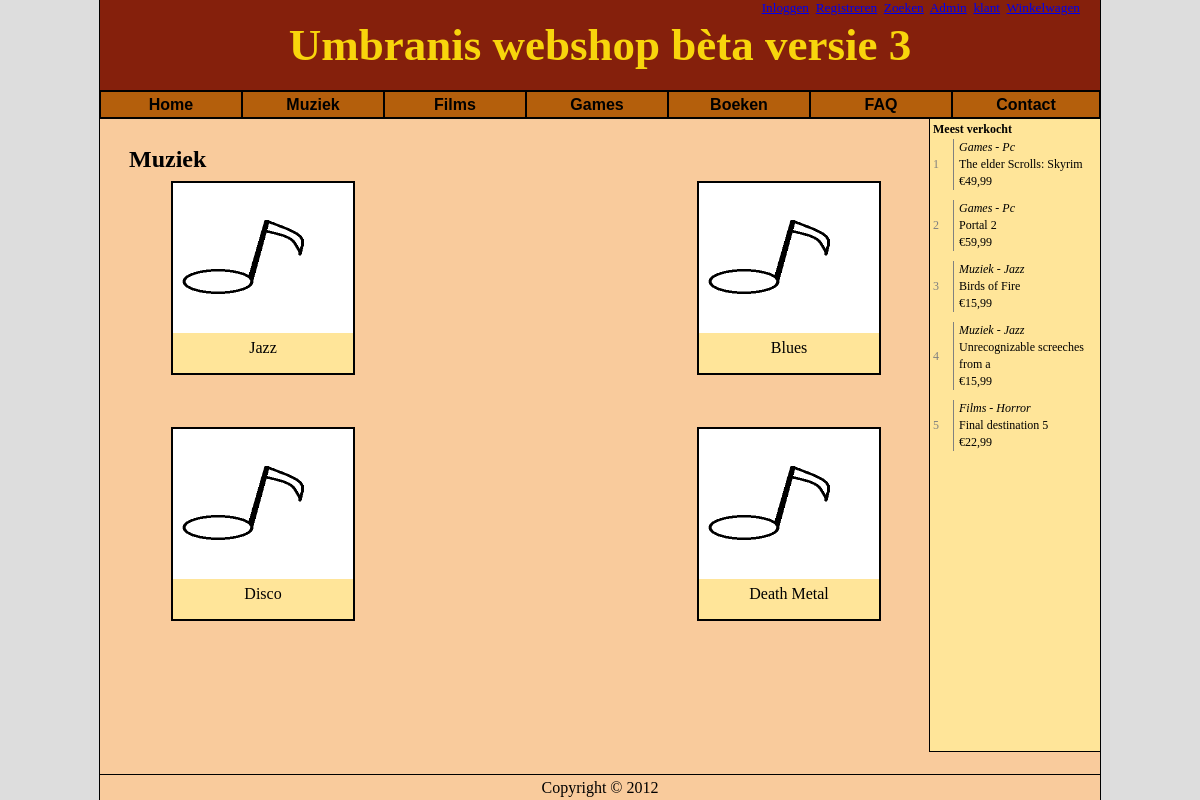
The app's page /v3.5/index.php?p=categorie&cat=1 with its own data.
### tables this page shows
CREATE TABLE IF NOT EXISTS `categories` (
  `cat_id` int(10) unsigned NOT NULL AUTO_INCREMENT,
  `parent_id` int(10) unsigned NOT NULL,
  `cat_name` varchar(32) NOT NULL,
  `image_path` varchar(32) NOT NULL,
  PRIMARY KEY (`cat_id`),
  UNIQUE KEY `cat_name` (`cat_name`)
);

CREATE TABLE IF NOT EXISTS `products` (
  `product_id` int(10) unsigned NOT NULL AUTO_INCREMENT,
  `cat_id` int(11) NOT NULL,
  `product_name` varchar(32) NOT NULL,
  `normal_price` double NOT NULL,
  `price` double NOT NULL,
  `stock` int(10) unsigned NOT NULL DEFAULT '0',
  `delivery_time` int(10) unsigned NOT NULL DEFAULT '0',
  `publisher` varchar(32) NOT NULL,
  `author` varchar(32) NOT NULL,
  `image_path` varchar(32) NOT NULL,
  `description` text NOT NULL,
  `EAN-code` varchar(16) NOT NULL,
  `date` timestamp NOT NULL DEFAULT CURRENT_TIMESTAMP,
  PRIMARY KEY (`product_id`),
  UNIQUE KEY `product_name` (`product_name`)
);

### v3.5/index.php (called while the page is built, shortened)
<?php
	include("MainController.class.php");
	include("BaseController.class.php");
	include("base/LoginboxController.class.php");
	include("base/MenuController.class.php");
	include("base/TopsalesController.class.php");
	include("base/FooterController.class.php");
	new MainController();
?>

### v3.5/BaseController.class.php (called while the page is built, shortened)
<?php
	class BaseController{
		public function price($double){
			return number_format($double, 2, ',', '.');
		}
	}
?>

### v3.5/base/MenuController.class.php (the view, shortened to what this page needs)
<?php
	class MenuController{
		private $cats;
		public function __construct(){
			$res = DB::$db->query("SELECT cat_id, parent_id, cat_name FROM categories");
			$this->cats = array();
			while($row = $res->fetch()){
				if($row['parent_id'] == "0"){
					$this->cats[$row['cat_id']] = $row;
				}else{
					$this->cats[$row['parent_id']]['subcats'][] = $row;
				}
			}
		}
		public function buildMenu(){
?>
<ul id="nav">
	<li>
		<a href="?p=home">Home</a>
	</li>
<?php
			foreach($this->cats as $category){
				echo "<li>";
				echo "<a href=\"?p=categorie&amp;cat=" . $category['cat_id'] . "\">" . $category['cat_name'] . "</a>";
				echo "</li>";
			}
?>
	<li>
		<a href="?p=faq">FAQ</a>
	</li>
	<li style="width: 146px;">
		<a style="width: 146px;" href="?p=contact">Contact</a>
	</li>
</ul>
<?php
		}
	}
?>

### v3.5/base/TopsalesController.class.php (shortened to what this page needs)
<?php
	class TopsalesController{
		private $topsales;
		public function __construct($page){
			$res = DB::$db->query("SELECT product_id, product_name, price, subcat.cat_name AS subcat_name, hoofdcat.cat_name AS hoofdcat_name
				FROM products
				JOIN categories AS subcat ON products.cat_id = subcat.cat_id
				JOIN categories AS hoofdcat ON subcat.parent_id = hoofdcat.cat_id
				LIMIT 5");
			while($row = $res->fetch()){
				$this->topsales[] = $row;
			}
		}
		public function buildTopsales(){
?>
<div id="topsalescontainer">
	<strong>Meest verkocht</strong><br />
	<table>
<?php
	$base = new BaseController();
	for($i = 0; $i < 5; $i++){
		echo '<tr>
			<td rowspan="3" class="topnum"><a href="?p=product&amp;id=' . $this->topsales[$i]['product_id'] . '">' . ($i + 1) . '</a></td>
			<td class="topitem"><a href="?p=product&amp;id=' . $this->topsales[$i]['product_id'] . '"><em>' . $this->topsales[$i]['hoofdcat_name'] . ' - ' . $this->topsales[$i]['subcat_name'] . '</em></a></td>
		</tr>
		<tr>
			<td class="topitem"><a href="?p=product&amp;id=' . $this->topsales[$i]['product_id'] . '">' . $this->topsales[$i]['product_name'] . '</a></td>
		</tr>
		<tr>
			<td class="topitem"><a href="?p=product&amp;id=' . $this->topsales[$i]['product_id'] . '">&euro;' . $base->price($this->topsales[$i]['price']) . '</a></td>
		</tr>
		<tr>
			<td class="spacer" colspan="2"></td>
		</tr>';
	}
?>
	</table>
</div>
<?php
		}
	}
?>

### v3.5/pages/CategorieController.class.php (shortened to what this page needs)
<?php
	class CategorieController extends BaseController{
		public function buildPage(){
			$x = DB::$db->quote($_GET["cat"]);
			echo '<div id="contentcontainer">';
			$res = DB::$db->query("SELECT * FROM categories where cat_id = " . $x);
			$row = $res->fetch();
			echo "<h2>";
			echo $row['cat_name'];
			echo "</h2>";
			$res2 = DB::$db->query("SELECT cat_id, parent_id, categories.image_path, cat_name
									FROM categories
									WHERE parent_id = " . $x);
			$teller = 0;
			echo "<table><tr>";
			while($row = $res2->fetch())
			{
				echo "<td>
					<div class='category'>";
								echo "<a href=\"?p=producten&amp;cat=" . $row['cat_id'] . "\">";
								echo "<img src= 'img/" . $row['image_path'] . "' alt='" . $row['cat_name'] . "' width='180px' height='150px' />";
								echo "</a>";
								echo "<a href=\"?p=producten&amp;cat=" . $row['cat_id'] . "\">";
								echo $row['cat_name'];
								echo "</a>
					</div>
				</td>";
				$teller++;
				if ($teller%2==0 && $res2->rowCount() != $teller)
					echo "</tr><tr>";
				}
				echo "</tr></table>";
			echo "</div>";
		}
	}
?>

### v3.5/style/base.css (style rules this page uses)
* { margin: 0px; padding: 0px; }
html, body { width: 100%; height: 100%; background-color: #DDDDDD; font-family: Verdana; }
#contentcontainer { margin-top: 30px; margin-left: 20px; text-align: left; }
#contentcontainer a img { border: none; }
a { text-decoration: underline; }
#topsalescontainer { margin-left: 3px; font-size: 12px; }
#topsalescontainer td { line-height: 17px; }
#topsalescontainer table { border-collapse: collapse; }
#topsalescontainer .topnum { vertical-align: middle; width: 20px; }
#topsalescontainer .topnum a { color: gray; text-decoration: none; }
#topsalescontainer .topitem { border-left: solid 1px gray; padding-left: 5px; }
#topsalescontainer a { color: black; text-decoration: none; }
#topsalescontainer .spacer { height: 10px; }
#nav, #nav ul { padding: 0; margin: 0; list-style: none; }
#nav li { float: left; width: 140px; }
#nav a { display: block; width: 140px; text-decoration: none; font-family: Verdana, Arial, Helvetica, sans-serif; font-size: 1em; }
ul a { font-weight: bold; color: black; cursor: pointer; }
ul li { background-color: #B45F0C; border : 1px solid black; }

### v3.5/style/login.css (style rules this page uses)
td.spacer { height: 10px; }

### v3.5/style/categorie.css (style rules this page uses)
.category { margin: 10px 300px 40px 40px; background-color: #FFE599; border: solid 2px black; width: 180px; height: 190px; text-align: center; }
.category a, .small a { color: #000000; text-decoration: none; }

### records on screen
categories: cat_name "Muziek"
categories: cat_name "Films"
categories: cat_name "Games"
categories: cat_name "Boeken"
products: categories.cat_name "Games", cat.cat_name "Pc", product_name "The elder Scrolls: Skyrim", price "49,99"
products: categories.cat_name "Games", cat.cat_name "Pc", product_name "Portal 2", price "59,99"
products: categories.cat_name "Muziek", cat.cat_name "Jazz", product_name "Birds of Fire", price "15,99"
products: categories.cat_name "Muziek", cat.cat_name "Jazz", product_name "Unrecognizable screeches from a", price "15,99"
products: categories.cat_name "Films", cat.cat_name "Horror", product_name "Final destination 5", price "22,99"
categories: image_path (picture), cat_name "Jazz"
categories: image_path (picture), cat_name "Blues"
categories: image_path (picture), cat_name "Disco"
categories: image_path (picture), cat_name "Death Metal"
